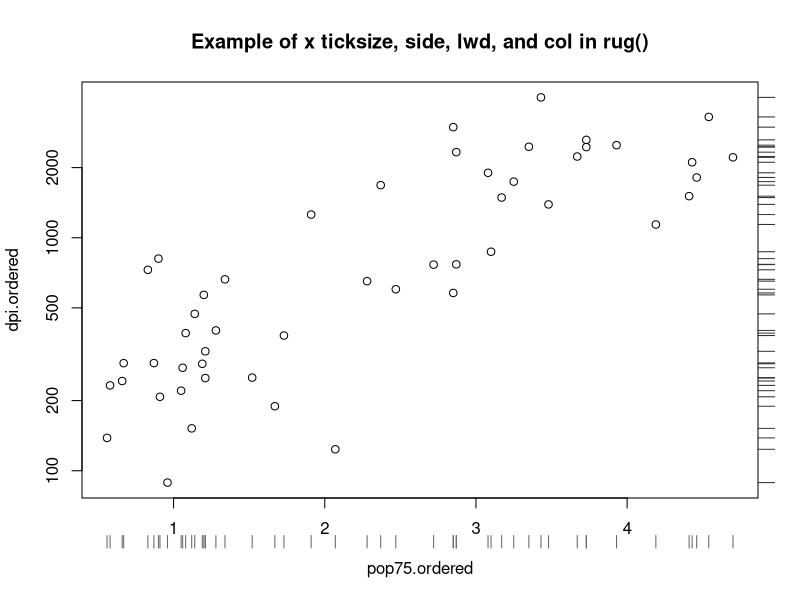

The R script that drew this image:
ord = order( 
  LifeCycleSavings$pop75
)
pop75.ordered = LifeCycleSavings$pop75[ ord ]
dpi.ordered = LifeCycleSavings$dpi[ ord ]

plot( 
  pop75.ordered, 
  dpi.ordered, 
  log="y", 
  main="Example of x ticksize, side, lwd, and col in rug()" 
  )
rug( 
  pop75.ordered, 
  ticksize=0.03, 
  side = 1, 
  lwd=1, 
  line=2.5, 
  col=gray( 0.4 ) 
  )
rug( 
  dpi.ordered, 
  ticksize = -0.04, 
  side = 4, 
  lwd=1, 
  col=gray( 0.2 ) 
  )
